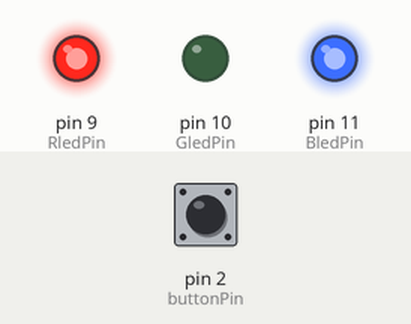
The sketch below on a simulated Arduino Uno, built with avr-gcc and run on an emulated ATmega328P. On the bench: output pins drawn as LEDs (lit = HIGH). Inputs (shaded band) come from the test bench; at power-on: pin 2 (buttonPin) LOW.

Above: at 1.2 s.
1.3 s: pin 2 (buttonPin) pulled HIGH for 0.15 s
At 1.9 s:
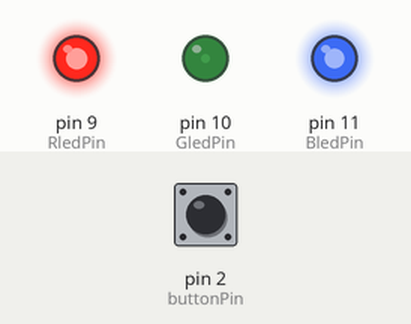
4.4 s: pin 2 (buttonPin) pulled HIGH for 1 s
At 5.4 s:
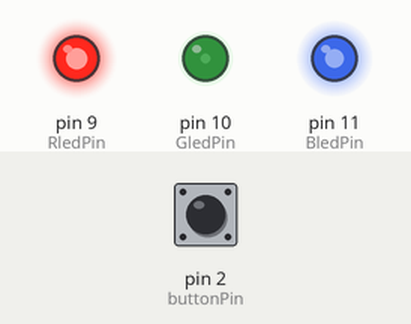
8.4 s: pin 2 (buttonPin) pulled HIGH for 0.15 s
At 9.7 s:
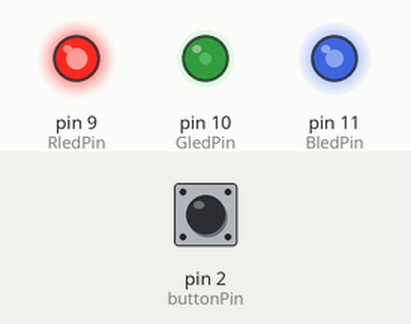
11.5 s: pin 2 (buttonPin) pulsed HIGH 2 times (0.12 s each, 0.3 s apart)
At 12.3 s:
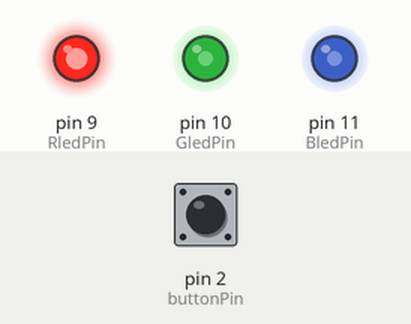
13.6 s: pin 2 (buttonPin) pulled HIGH for 3.2 s
19.8 s: pin 2 (buttonPin) pulsed HIGH 5 times (0.12 s each, 0.3 s apart)
Timing chart, 0 to 36.5 s (numbered marks = the images above; inputs shaded):
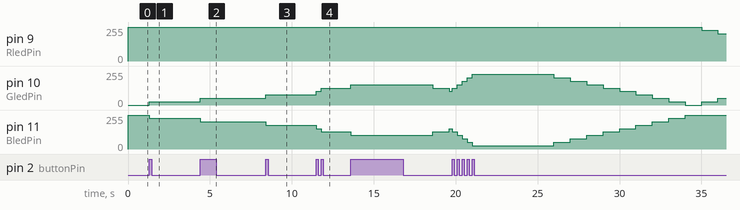

The sketch:

doll.ino
```cpp
const int buttonPin = 2;
const int RledPin = 9;
const int GledPin = 10;
const int BledPin = 11;

//the push button pin is attached to
// the PWM pin the Red LED is attached to
// the PWM pin the Green LED is attached to
// the PWM pin the Blue LED is attached to


int mood = 0;
const int neutralMood = 10;
int buttonState = 0;
bool ButtonPressed = false;
unsigned long touchedTimer = 0;
unsigned long reducedTimer = 0;

//the toy's mood state
//the neutral mood state
//Button Current State
//Has the button been pressed or not
//the timer used for record the last touch time
//the timre used for record the last reduced point time
const long unTouchInterval = 5000; //the interval for decrease the mood
const long reducedInterval = 1000;

// the setup routine runs once when you press reset:
void setup() {
pinMode(buttonPin, INPUT);
pinMode(RledPin, OUTPUT);
pinMode(GledPin, OUTPUT);
pinMode(BledPin, OUTPUT);

//intialize the mood state
mood = neutralMood;
}

void loop() {

showLEDState (mood);

//Check if the button is pressed or not
buttonState = digitalRead(buttonPin);

//if the button is clicked
if(buttonState == HIGH && !ButtonPressed){
//increase the mood
mood = mood + 1;
if(mood > 20) mood = 20;
//update the touched Timer
touchedTimer = millis();
ButtonPressed = true;
}
if(buttonState == LOW && ButtonPressed){
ButtonPressed = false;
}
//Check if the timer from the last time user touch is longer than interval or not
unsigned long currentTimer = millis();
if(currentTimer - touchedTimer > unTouchInterval){
//reduce the point
if(currentTimer - reducedTimer > reducedInterval) {
mood = mood - 1;
if(mood < 0) mood = 0;
reducedTimer = currentTimer;
}
}
}
void showLEDState(int currentMood) {
  int r, g, b;

  // 前半段：mood從 0 到 10 (紅色 漸變到 綠色)
  if (currentMood <= 10) {
    // 紅燈：從全亮(0) 漸漸 關閉(255)
    r = map(currentMood, 0, 10, 0, 255);
    // 綠燈：從關閉(255) 漸漸 全亮(0)
    g = map(currentMood, 0, 10, 255, 0);
    // 藍燈：全程關閉(255)
    b = 255;
  }
  // 後半段：mood從 10 到 20 (綠色 漸變到 藍色)
  else {
    // 紅燈：全程關閉(255)
    r = 255;
    // 綠燈：從全亮(0) 漸漸 關閉(255)
    g = map(currentMood, 10, 20, 0, 255);
    // 藍燈：從關閉(255) 漸漸 全亮(0)
    b = map(currentMood, 10, 20, 255, 0);
  }

  analogWrite(RledPin, r);
  analogWrite(GledPin, g);
  analogWrite(BledPin, b);
}
```

Measured:
- after the input at 1.3 s, pin 10 (GledPin): 0/255 → 25/255 at once; pin 11 (BledPin): 255/255 → 230/255 at once
- after the input at 4.4 s, pin 9 (RledPin): stays 255/255 (without the input it goes to 229/255 after 2.9 s); pin 11 (BledPin): 230/255 → 204/255 at once
- after the input at 8.4 s, pin 9 (RledPin): stays 255/255 (without the input it goes to 229/255 after 3.0 s)
- after the input at 11.5 s, pin 10 (GledPin): 76/255 → 102/255 at once, → 127/255 0.30 s later; pin 11 (BledPin): 179/255 → 153/255 at once, → 128/255 0.30 s later
